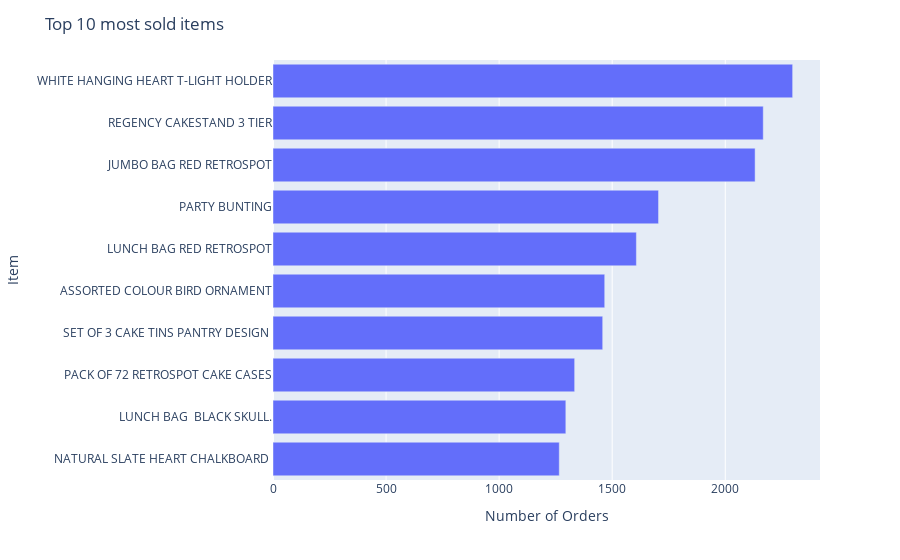

Notebook source saved alongside this figure:
### Markdown cell above
Let's check the top and lowest selling items. First we will check the items that were ordered most, and then we will check the items that were ordered most in terms of quantity:

### Code cell
orders_num_per_item = sales.groupby('item_name').agg({'order_id':'nunique','quantity':'sum','revenue':'sum'}).reset_index()
orders_num_per_item.columns = ['item_name','number_of_orders','total_quantity','total_revenue']
top_10_most_orders = orders_num_per_item.sort_values(by = 'number_of_orders', ascending = False)[:10].sort_values(by = 'number_of_orders')
fig = px.bar(
    top_10_most_orders, 
    x = 'number_of_orders',
    y = 'item_name',
    orientation = 'h',
    labels = {'number_of_orders':'Number of Orders', 'item_name':'Item'})
fig.update_layout(title = 'Top 10 most sold items')

fig.show()

### Figure 1 — Plotly figure (JSON) as saved in the notebook; plotly's stock layout.template omitted (floating-point values rounded to 4 significant figures)
{"data": [{"alignmentgroup": "True", "hovertemplate": "Number of Orders=%{x}<br>Item=%{y}<extra></extra>", "legendgroup": "", "marker": {"color": "#636efa", "pattern": {"shape": ""}}, "name": "", "offsetgroup": "", "orientation": "h", "showlegend": false, "textposition": "auto", "type": "bar", "x": [1266, 1295, 1334, 1458, 1467, 1607, 1705, 2132, 2168, 2298], "xaxis": "x", "y": ["NATURAL SLATE HEART CHALKBOARD ", "LUNCH BAG  BLACK SKULL.", "PACK OF 72 RETROSPOT CAKE CASES", "SET OF 3 CAKE TINS PANTRY DESIGN ", "ASSORTED COLOUR BIRD ORNAMENT", "LUNCH BAG RED RETROSPOT", "PARTY BUNTING", "JUMBO BAG RED RETROSPOT", "REGENCY CAKESTAND 3 TIER", "WHITE HANGING HEART T-LIGHT HOLDER"], "yaxis": "y"}], "layout": {"barmode": "relative", "legend": {"tracegroupgap": 0}, "margin": {"t": 60}, "title": {"text": "Top 10 most sold items"}, "xaxis": {"anchor": "y", "domain": [0, 1], "title": {"text": "Number of Orders"}}, "yaxis": {"anchor": "x", "domain": [0, 1], "title": {"text": "Item"}}}}
